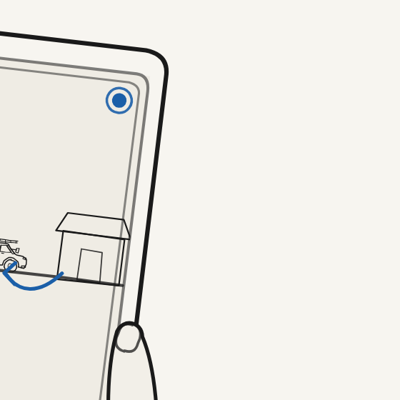
#> input picture agent-workspace/company/campaigns/2026-08-26-intro-video/build/out/b3-fingers-check.png, 400 x 400 px; its folder holds only this picture in this run
$ python visual-density.py out
#> lines starting #> are read from the running program, lines starting #| are printed output that depends on the picture
#!/usr/bin/env python3
"""
visual-density.py — turn "more visually appealing" into numbers.

Measures a rendered frame directory (or two, for a before/after delta) on the axes the
Rev-3 craft review actually raised:

  coverage  share of pixels that are not the paper ground        (emptiness)
  chroma    mean per-pixel (max-min) across RGB, 0-255           (colour presence)
  accent    share of pixels close to the brand accent            (colour AS EVENT)
  motion    mean abs frame-to-frame delta, sampled               (life)

Reported film-wide and per beat, because the failure is not uniform: the delivered
Rev 3 master averages 15.3% coverage but only 5.4% across the hook.

Usage:
  visual-density.py FRAMES_DIR [--label NAME]
  visual-density.py BEFORE_DIR AFTER_DIR      # delta mode
"""
import sys, glob, argparse
import numpy as np
from PIL import Image

GROUND = np.array([0xF7, 0xF5, 0xF0], dtype=np.int16)
ACCENT = np.array([0x1B, 0x5F, 0xA8], dtype=np.int16)
FPS = 30.0
STEP = 20          # sample every Nth frame
SUB = 4            # spatial subsample; 1920x1080 -> 480x270
# Fixed 7.5s blocks, NOT true beat boundaries -- the beats do not divide evenly.
# The label names the dominant beat in the block, so a block can carry a frame or
# two of its neighbour: the 30.0s block opens on the tail of B4's board wipe, which
# is enough to move that block's mean on its own. Read these as time ranges.
BEATS = [(0.0, 7.5, '0.0-7.5 B1'), (7.5, 15.0, '7.5-15 B2'), (15.0, 22.5, '15-22.5 B3'),
         (22.5, 30.0, '22.5-30 B4'), (30.0, 37.5, '30-37.5 B5'), (37.5, 45.0, '37.5-45 B6'),
         (45.0, 52.5, '45-52.5 B7'), (52.5, 60.0, '52.5-60 B8')]


def measure(dirpath):
#> called with dirpath = 'out'
    files = sorted(glob.glob(f'{dirpath}/*.png'))
    if not files:
        sys.exit(f'no frames in {dirpath}')
    rows, prev, motions = [], None, {}
    for f in files[::STEP]:
        a = np.asarray(Image.open(f).convert('RGB'), dtype=np.int16)[::SUB, ::SUB]
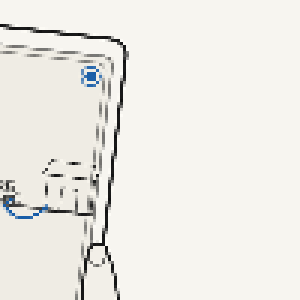
#> a: shape (100, 100, 3) int16 (shown 3 times larger); mean R, G, B 237.3, 235.3, 230
        cov = float((np.abs(a - GROUND).max(axis=2) > 12).mean())
#> cov = 0.0609
        chroma = float((a.max(axis=2) - a.min(axis=2)).mean())
#> chroma = 8.39
        acc = float((np.abs(a - ACCENT).max(axis=2) < 60).mean())
#> acc = 0.0038
#> (the run stopped early here; a loop or call above may not have finished)

$ run again, on agent-workspace/company/campaigns/2026-08-26-intro-video/build/out/delivery/crop-h264-f750.png
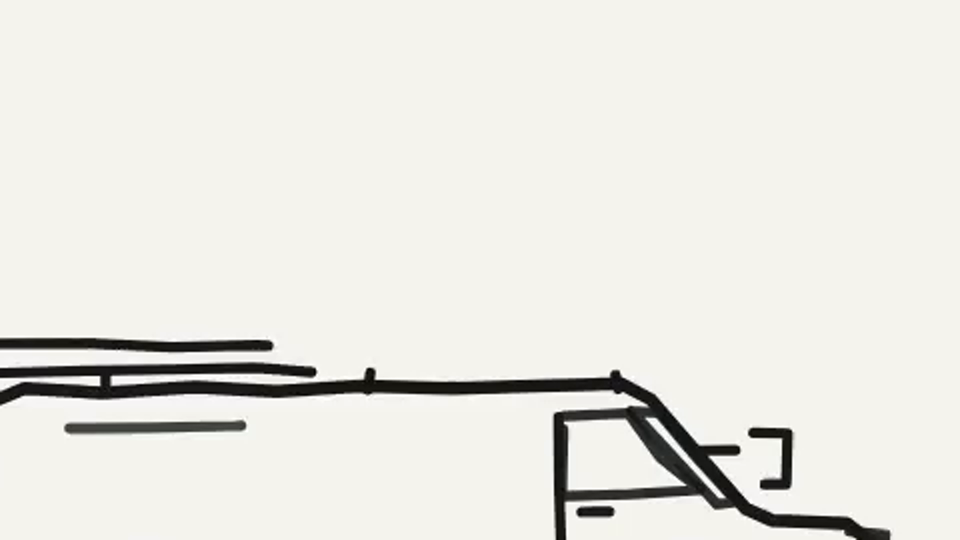
#> input picture agent-workspace/company/campaigns/2026-08-26-intro-video/build/out/delivery/crop-h264-f750.png, 960 x 540 px
#> in measure, `a = np.asarray(Image.open(f).convert('RGB'), dtype=np.int16)[::SUB, ::..`:
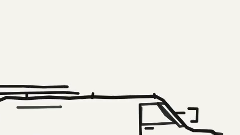
#> a: shape (135, 240, 3) int16; mean R, G, B 232.2, 231.3, 225.6
#> cov = 0.0722
#> chroma = 6.62
#> acc = 0

$ run again, on agent-workspace/company/campaigns/2026-08-26-intro-video/build/out/b7-fixed.png
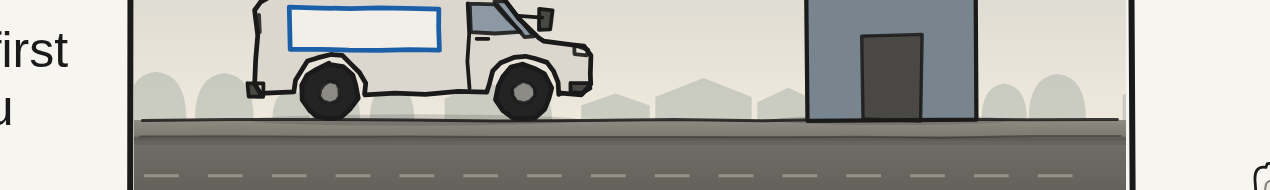
#> input picture agent-workspace/company/campaigns/2026-08-26-intro-video/build/out/b7-fixed.png, 1270 x 190 px
#> in measure, `a = np.asarray(Image.open(f).convert('RGB'), dtype=np.int16)[::SUB, ::..`:
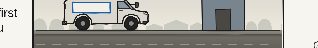
#> a: shape (48, 318, 3) int16; mean R, G, B 170.7, 169.5, 164.2
#> cov = 0.775
#> chroma = 11.43
#> acc = 0.00649
